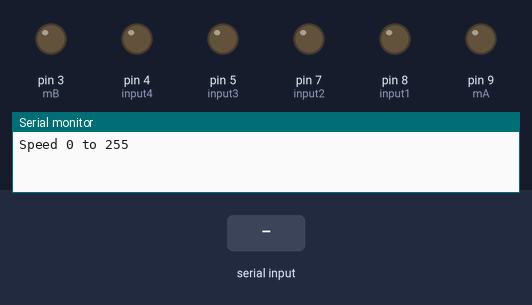
This sketch was run on a simulated Arduino Uno, built with avr-gcc and run on an emulated ATmega328P. Parts: output pins drawn as LEDs (lit = HIGH), the last lines printed to the serial monitor. The inputs (shaded band) are chosen by the test bench.

Above: at 1.2 s.
1.3 s: "1\n" received over Serial
At 2.4 s:
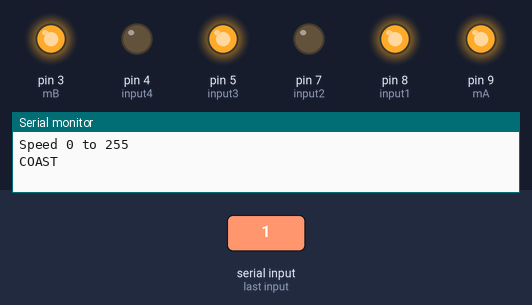
2.8 s: "2\n" received over Serial
At 3.6 s:
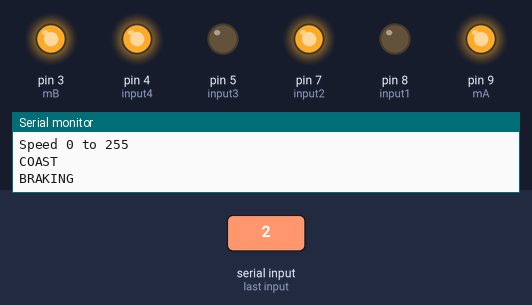
4.3 s: "1,90\n" received over Serial
At 4.7 s:
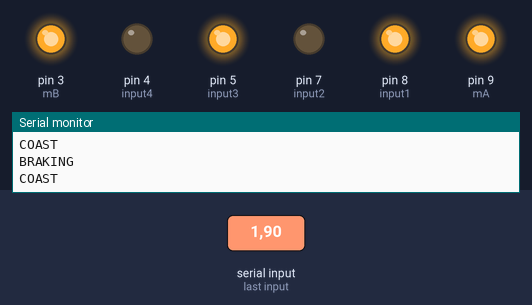
Timing chart, 0 to 7.3 s (numbered marks = the images above; inputs shaded):
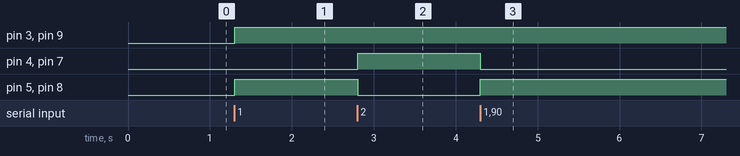

Measured:
- after the input at 1.3 s, pin 3 (mB), pin 5 (input3), pin 8 (input1), pin 9 (mA): LOW → HIGH at once
- after the input at 2.8 s, pin 4 (input4), pin 7 (input2): LOW → HIGH at once; pin 5 (input3), pin 8 (input1): HIGH → LOW at once
- after the input at 4.3 s, pin 4 (input4), pin 7 (input2): HIGH → LOW at once; pin 5 (input3), pin 8 (input1): LOW → HIGH at once

The sketch:

Fritzing_RC_A.fzz.ino
```cpp
//Dylan Bharrat
int mA = 9;
int input1 = 8;
int input2 = 7;

int mB = 3;
int input3 = 5;
int input4 = 4;


void setup()
{
  pinMode(mA, OUTPUT);		//settting all of the variables
                            //to OUTPUT
  pinMode(mB, OUTPUT);
  pinMode(input1, OUTPUT);
  pinMode(input2, OUTPUT);
  pinMode(input3, OUTPUT);
  pinMode(input4, OUTPUT);

  digitalWrite(input1, LOW);	//settting all of the motors
                                //to OFF in beginning
  digitalWrite(input2, LOW);
  digitalWrite(input3, LOW);
  digitalWrite(input4, LOW);

  Serial.begin(9600);
  Serial.println("Speed 0 to 255");
}

void loop()
{
  int input=0;
  while(input == 0)
  {
    input = Serial.parseInt();
  }

  if (input == 1)            //When the user inputs 1, the Motors coast
  {
    Coast();
    Serial.println("COAST");
  }


  if (input==2)              //When the user inputs 1, the Motors Braking
  {
    Braking();
    Serial.println("BRAKING");
  }


  if (input==4)              //When the user inputs 1, the Motors Swing turn
  {
    Swing();
    Serial.println("SWING");
  }


  if (input == 3)            //When the user inputs 1, the Motors Point turn
  {
    Point();
    Serial.println("POINT");
  }


}
void Coast()
{
  digitalWrite(mA, 255);
  digitalWrite(input1, HIGH);
  digitalWrite(input2, LOW);
  digitalWrite(mB, 255);
  digitalWrite(input3, HIGH);
  digitalWrite(input4, LOW);
}

void Swing()
{
  int sinput=0;
  while(sinput == 0)
  {
    sinput = Serial.parseInt();
  }
  MotorS1(sinput);
  MotorS2();

}

  void MotorS1(int s)
  {
    {
      digitalWrite(mA, 200);
      digitalWrite(input1, LOW);
      digitalWrite(input2, HIGH);
    }
  }


void MotorS2()
{
  digitalWrite(mB, 255);
  digitalWrite(input3, HIGH);
  digitalWrite(input4, LOW);
}

void Point()
{
  int pinput=0;
  while(pinput == 0)
  {
    pinput = Serial.parseInt();
  }
  MotorP1(pinput);
  MotorP2();

}

void MotorP1(int p)
{

  {
    digitalWrite(mA, 0);
    digitalWrite(input1, LOW);
    digitalWrite(input2, LOW);
  }
}


void MotorP2()
{
  digitalWrite(mB, 255);
  digitalWrite(input3, HIGH);
  digitalWrite(input4, LOW);
}


void Braking()
{
  MotorB1();
  MotorB2();

}

void MotorB1()
{
  {
    digitalWrite(mA, 100);
    digitalWrite(input1, LOW);
    digitalWrite(input2, HIGH);
  }
}


void MotorB2()
{

  {
    digitalWrite(mB, 100);
    digitalWrite(input3, LOW);
    digitalWrite(input4, HIGH);
  }
} 
```
